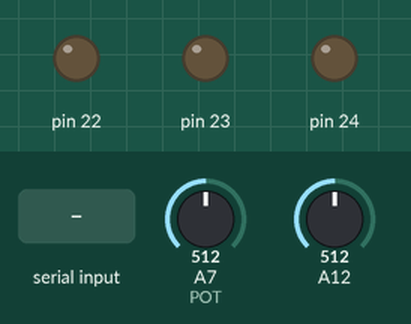
The sketch below on a simulated Arduino Mega 2560, built with avr-gcc and run on an emulated ATmega2560. Parts: output pins drawn as LEDs (lit = HIGH). The test bench sets the inputs (shaded band); at power-on: A7 (POT) = 512, A12 = 512.

Above: at 1.2 s.
1.3 s: "1" received over Serial
At 2.5 s:
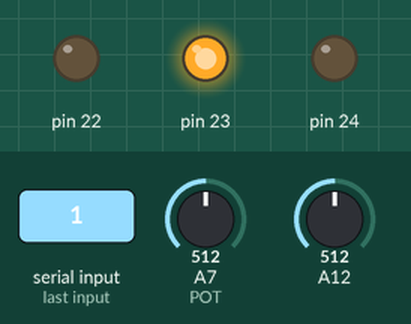
2.8 s: "0" received over Serial
At 3.9 s:
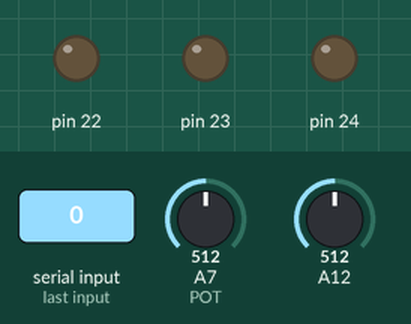
Timing chart, 0 to 5.8 s (numbered marks = the images above; inputs shaded):
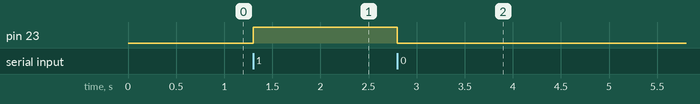

The sketch:

Mic_pot_relay_BlueTooth.ino
```cpp
#include "Mic.h"
#include "Relay.h"

// audio signal
#define MIC A12
Mic mic;

// POT
#define POT A7
unsigned int threshold = 800;

// RELAY variables
#define NUM_RELAYS 3
#define RELAY1 22
Relay relays[3];


// SETUP ///////////////////////////////////////////////////////////////////
void setup()
{
  Serial.begin(9600);

  mic.init( MIC, 50 );

  // relay initialization *************************************************/
  int i;
  for(i=0; i<NUM_RELAYS; i++)
    relays[i].init( RELAY1+i, 2000 );
}


// LOOP ////////////////////////////////////////////////////////////////////
void loop()
{
  threshold = analogRead( POT );

  relays[0].update();
  //relays[1].update();
  //relays[2].update();

  if( (mic.getPeakToPeak() > threshold) && !relays[0].getStatus() )
  {
    //Serial.println( threshold );
    // Tunr ON the RELAY1 only if it is off
    relays[0].turnOn();
  }
}

void serialEvent()
{
  char c = Serial.read();
  switch (c)
  {
    case '1':
      relays[1].turnOn();
      break;
    case '0':
      relays[1].turnOff();
      break;
    default:
      break;
  }
}
```

Mic.cpp
```cpp
#include "Mic.h"

void Mic::init(int _pin,  unsigned int _window )
{
  pin = _pin;
  t_window_mic = _window;
  trigger();
}

void Mic::trigger()
{
  signalMax = 0;
  signalMin = 1024;
  t_start_mic = millis(); // Start of sample window
}


int Mic::getPeakToPeak()
{
  peakToPeak = 0;

  // Are we inside the sample window? if so, then set min and max ...
  if(millis() - t_start_mic < t_window_mic)
  {
    sample = analogRead( pin );
    //Serial.print("\t"); Serial.println( sample );
    if (sample < 1024)
    {
      if (sample > signalMax)
        signalMax = sample;
      else if (sample < signalMin)
        signalMin = sample;
    }
  }
  else
  {
    peakToPeak = signalMax - signalMin;
    //Serial.print(signalMax); Serial.print(" - ");
    //Serial.print(signalMin); Serial.print(" = ");
    //Serial.print(peakToPeak); Serial.println(" / ");
    //Serial.println( threshold );

    trigger();
  }
  return peakToPeak;
}
```

Mic.h
```cpp
#include "Arduino.h"

class Mic
{
  private:
    int pin;
    unsigned int peakToPeak, signalMax, signalMin;  //mic signal management
    unsigned int sample;   //mic output
    // time variables
    unsigned long t_start_mic;
    unsigned int t_window_mic;

  public:

  Mic() {};
  void init(int _pin, unsigned int _window);
  void trigger();
  int getPeakToPeak();
};
```

Relay.cpp
```cpp
#include "Relay.h"

void Relay::init( int _pin, int _duration )
{
  pin = _pin;
  t_duration_relay = _duration;
  bStatus = false;
  pinMode( pin , OUTPUT);
  t_start_relay = millis();
  digitalWrite( pin , bStatus );

}

void Relay::update()
{
  // RELAY switch off logic
  // Is the RELAY on? If so, for how long it's been working?
  // Has the predefined working time of the RELAY already passed?
  // If so, then turn it OFF!
  if( bStatus && ((millis()-t_start_relay) > t_duration_relay) )
  {
    bStatus = false;
    digitalWrite( pin, bStatus);
    //Serial.print("\tRelay: "); Serial.println( bStatus );
  }
}


void Relay::turnOn()
{
  bStatus = true;
  t_start_relay = millis();
  digitalWrite( pin , bStatus );
  //Serial.print("\tRelay: "); Serial.println( bStatus );
}

void Relay::turnOff()
{
  bStatus = false;
  //t_start_relay = millis();
  digitalWrite( pin , bStatus );
  //Serial.print("\tRelay: "); Serial.println( bStatus );
}
```

Relay.h
```cpp
#include "Arduino.h"

class Relay
{
  private:
    int pin;
    boolean bStatus;
    unsigned long t_start_relay;
    unsigned int t_duration_relay;

  public:

  Relay() {}
  void init(int pin, int duration);
  boolean getStatus() { return bStatus; }
  void turnOn();
  void turnOff();
  void update();
};
```

Measured:
- after the input at 1.3 s, pin 23: LOW → HIGH at once
- after the input at 2.8 s, pin 23: HIGH → LOW at once
